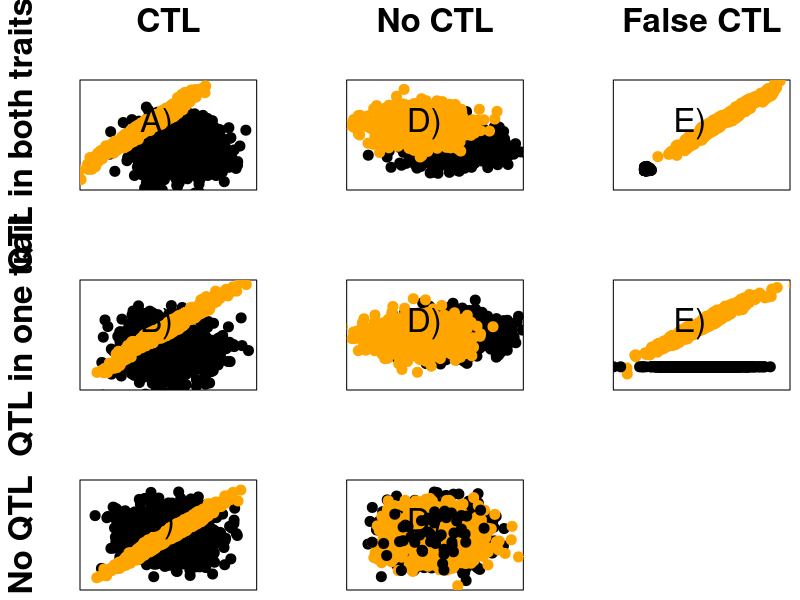

The R source for this figure:
aa <- rnorm(1000)
bb <- rnorm(1000)
ma <- (runif(1000)-0.5)/2
mb <- (runif(1000)-0.5)/2

pchaa <- 20
pchbb <- 20

ccex <- 1.0

setwd("~/Github/CTLpaper/nar/img")
#png("CTL_Example.png",width=1024,height=768)
postscript("CTL_Example_11.eps",width=20, height=20,paper="special", horizontal=FALSE)
  op <- par(mfrow = c(3,3))
  op <- par(cex=c(2))
  op <- par(mgp=c(0.1, 0, 1))
  op <- par(mai=c(0.1, 0.8, 0.8, 0.1))

aa <- rnorm(1000)
bb <- rnorm(1000)
ma <- (runif(1000)-0.5)/2
mb <- (runif(1000)-0.5)/2

  #A) QTL QTL, CTL
  plot(c(-3.5,3.5),c(-3.5,3.5),t='n', xlab="", ylab="", main="",xaxt='n',yaxt='n')
  points(sort(aa)+0.5, bb-1, pch=pchaa,col='black')
  points(sort(aa)+ma-1,sort(bb)+mb+.5,pch=pchbb,col="orange")
  legend("topleft", c("A)"),bty='n')
  mtext("CTL", side=3, line=1, las = 1, cex = 2, font=2)
  mtext("QTL in both traits", side=2, line=1, cex = 2, font=2)
#  op <- par(mai=c(0.1, 0.1, 1, 0.1))

aa <- rnorm(1000)
bb <- rnorm(1000)
ma <- (runif(1000)-0.5)/2
mb <- (runif(1000)-0.5)/2

  plot(c(-3.5,3.5),c(-3.5,3.5),t='n', xlab="", ylab="", main="",xaxt='n',yaxt='n')
  points(bb+ma+0.7, (0.2*aa)-0.7+(aa/2), pch=pchaa,col='black')
aa <- rnorm(1000)
bb <- rnorm(1000)
ma <- (runif(1000)-0.5)/2
mb <- (runif(1000)-0.5)/2
  points(bb+ma-0.7, (0.2*aa)+(aa/2)+0.7, pch=pchbb,col='orange')
  legend("topleft", c("D)"),bty='n')
  mtext("No CTL", side=3, line=1, las = 1, cex = 2, font=2)
#aa <- rnorm(1000)
#bb <- rnorm(1000)
#ma <- (runif(1000)-0.5)/2
#mb <- (runif(1000)-0.5)/2

  #B) QTL, CTL
#  plot(c(-3.5,3.5),c(-3.5,3.5),t='n', xlab="", ylab="", main="",xaxt='n',yaxt='n')
#  points(sort(aa)-1, bb, pch=pchaa,col='black')
#  points(sort(aa)+ma+0.5,sort(bb)+mb,pch=pchbb,col="orange")
#  legend("topleft", c("B)"),bty='n')

  #A) QTL, CTL - Genotype BB OFF
plot(c(-3.5,4.5),c(-3.5,4.5),t='n', xlab="", ylab="", main="",xaxt='n',yaxt='n')
points(sort(aa)+ma+1.7,sort(bb)+mb+1.7, pch=pchaa,col='orange')
points(abs(0.1*aa)-2.3,abs(0.1*bb)-2.3, pch=pchbb,col='black')
legend("topleft", c("E)"),bty='n')
mtext("False CTL", side=3, line=1, las = 1, cex = 2, font=2)

aa <- rnorm(1000)
bb <- rnorm(1000)
ma <- (runif(1000)-0.5)/2
mb <- (runif(1000)-0.5)/2

#op <- par(mai=c(0.1, 1, 0.1, 0.1))

  #B) QTL, CTL
  plot(c(-3.5,3.5),c(-3.5,3.5),t='n', xlab="", ylab="", main="",xaxt='n',yaxt='n')
  points(sort(aa), bb-1, pch=pchaa,col='black')
  points(sort(aa)+ma,sort(bb)+mb+.5,pch=pchbb,col="orange")
  legend("topleft", c("B)"),bty='n')
  mtext("QTL in one trait", side=2, line=1, cex = 2, font=2)
#op <- par(mai=c(0.1, 0.1, 0.1, 0.1))

#aa <- rnorm(1000)
#bb <- rnorm(1000)
#ma <- (runif(1000)-0.5)/2
#mb <- (runif(1000)-0.5)/2

#  plot(c(-3.5,3.5),c(-3.5,3.5),t='n', xlab="", ylab="", main="",xaxt='n',yaxt='n')
#  points(bb+ma, (0.2*aa)-0.7+(aa/2), pch=pchaa,col='black')
#aa <- rnorm(1000)
#bb <- rnorm(1000)
#ma <- (runif(1000)-0.5)/2
#mb <- (runif(1000)-0.5)/2
#  points(bb+ma, (0.2*aa)+(aa/2)+0.7, pch=pchbb,col='orange')
#  legend("topleft", c("D)"),bty='n')
  #legend("topright", c("No QTL T1","QTL T2","No CTL T1:T2"),bty='n')

  plot(c(-3.5,3.5),c(-3.5,3.5),t='n', xlab="", ylab="", main="",xaxt='n',yaxt='n')
  points(bb+ma+0.7, (0.2*aa)+(aa/2), pch=pchaa,col='black')
aa <- rnorm(1000)
bb <- rnorm(1000)
ma <- (runif(1000)-0.5)/2
mb <- (runif(1000)-0.5)/2
  points(bb+ma-0.7, (0.2*aa)+(aa/2), pch=pchbb,col='orange')
  legend("topleft", c("D)"),bty='n')
  #legend("topright", c("No QTL T1","QTL T2","No CTL T1:T2"),bty='n')


aa <- rnorm(1000)
bb <- rnorm(1000)
ma <- (runif(1000)-0.5)/2
mb <- (runif(1000)-0.5)/2

  #A) QTL, CTL - Genotype AA OFF
  plot(c(-3.5,3.5),c(-3.5,4.5),t='n', xlab="", ylab="", main="",xaxt='n',yaxt='n')
  points(sort(aa)+ma,sort(bb)+mb+1.3, pch=pchaa,col='orange')
  points(bb+ma, rep(-2, 1000), pch=pchbb,col='black')
  legend("topleft", c("E)"),bty='n')


#op <- par(mai=c(0.1, 1, 0.1, 0.1))

aa <- rnorm(1000)
bb <- rnorm(1000)
ma <- (runif(1000)-0.5)/2
mb <- (runif(1000)-0.5)/2

  #B) QTL, CTL - Genotype AA ON
  plot(c(-3.5,3.5),c(-3.5,3.5),t='n', xlab="", ylab="", main="",xaxt='n',yaxt='n')
  points(aa, bb, pch=pchaa,col='black')
  points(sort(aa)+ma,sort(bb)+mb,pch=pchbb,col="orange")
  legend("topleft", c("C)"),bty='n')
  mtext("No QTL", side=2, line=1, cex = 2, font=2)
#op <- par(mai=c(0.1, 0.1, 0.1, 0.1))

  plot(c(-3.5,3.5),c(-3.5,3.5),t='n', xlab="", ylab="", main="",xaxt='n',yaxt='n')
  points(bb, aa, pch=pchaa,col='black')

aa <- rnorm(1000)
bb <- rnorm(1000)
ma <- (runif(1000)-0.5)/2
mb <- (runif(1000)-0.5)/2

  points(bb+ma, aa, pch=pchbb,col='orange')
  points(bb[1:50], aa[1:50], pch=pchaa,col='black')
  legend("topleft", c("D)"),bty='n')


#plot(c(-3.5,4.5),c(-3.5,4.5),t='n', xlab="", ylab="", main="",xaxt='n',yaxt='n')

  #A) QTL, CTL - Genotype BB OFF
#  plot(c(-3.5, 4.5),c(-3.5,3.5),t='n', xlab="", ylab="", main="",xaxt='n',yaxt='n')
#  points(sort(aa)+ma+1.3,sort(bb)+mb+.3, pch=pchaa,col='black')
#  points(rep(-2, 1000),bb+ma, pch=pchbb,col='orange')
#  legend("topleft", c("E)"),bty='n')

  #A) QTL, CTL - Genotype AA an BB OFF
#  plot(c(-3.5,4.5),c(-3.5,4.5),t='n', xlab="", ylab="", main="",xaxt='n',yaxt='n')
  #points((0.1*aa)-2.5,bb+ma+1, pch=pchaa,col='orange')
  #points(bb+ma+1, rep(-2, 1000), pch=pchbb,col='black')
  #legend("topleft", c("E)"),bty='n')



  #legend("topleft", c("No QTL T1","QTL T2","CTL T1:T2"),bty='n')

#legend("topright", c("No QTL T1","No QTL T2","No CTL T1:T2"),bty='n')
dev.off()
